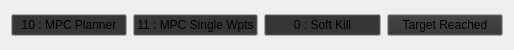
<?xml version="1.0" encoding="UTF-8"?>
<ui version="4.0">
 <class>Form</class>
 <widget class="QWidget" name="Form">
  <property name="geometry">
   <rect>
    <x>0</x>
    <y>0</y>
    <width>514</width>
    <height>50</height>
   </rect>
  </property>
  <property name="sizePolicy">
   <sizepolicy hsizetype="Expanding" vsizetype="Expanding">
    <horstretch>0</horstretch>
    <verstretch>0</verstretch>
   </sizepolicy>
  </property>
  <property name="minimumSize">
   <size>
    <width>310</width>
    <height>32</height>
   </size>
  </property>
  <property name="maximumSize">
   <size>
    <width>594</width>
    <height>50</height>
   </size>
  </property>
  <property name="palette">
   <palette>
    <active>
     <colorrole role="Button">
      <brush brushstyle="SolidPattern">
       <color alpha="255">
        <red>48</red>
        <green>48</green>
        <blue>48</blue>
       </color>
      </brush>
     </colorrole>
     <colorrole role="Light">
      <brush brushstyle="SolidPattern">
       <color alpha="255">
        <red>12</red>
        <green>167</green>
        <blue>17</blue>
       </color>
      </brush>
     </colorrole>
     <colorrole role="Midlight">
      <brush brushstyle="SolidPattern">
       <color alpha="255">
        <red>12</red>
        <green>167</green>
        <blue>17</blue>
       </color>
      </brush>
     </colorrole>
    </active>
    <inactive>
     <colorrole role="Button">
      <brush brushstyle="SolidPattern">
       <color alpha="255">
        <red>48</red>
        <green>48</green>
        <blue>48</blue>
       </color>
      </brush>
     </colorrole>
     <colorrole role="Light">
      <brush brushstyle="SolidPattern">
       <color alpha="255">
        <red>12</red>
        <green>167</green>
        <blue>17</blue>
       </color>
      </brush>
     </colorrole>
     <colorrole role="Midlight">
      <brush brushstyle="SolidPattern">
       <color alpha="255">
        <red>12</red>
        <green>167</green>
        <blue>17</blue>
       </color>
      </brush>
     </colorrole>
    </inactive>
    <disabled>
     <colorrole role="Button">
      <brush brushstyle="SolidPattern">
       <color alpha="255">
        <red>48</red>
        <green>48</green>
        <blue>48</blue>
       </color>
      </brush>
     </colorrole>
     <colorrole role="Light">
      <brush brushstyle="SolidPattern">
       <color alpha="255">
        <red>12</red>
        <green>167</green>
        <blue>17</blue>
       </color>
      </brush>
     </colorrole>
     <colorrole role="Midlight">
      <brush brushstyle="SolidPattern">
       <color alpha="255">
        <red>12</red>
        <green>167</green>
        <blue>17</blue>
       </color>
      </brush>
     </colorrole>
    </disabled>
   </palette>
  </property>
  <property name="windowTitle">
   <string>Enable Axis</string>
  </property>
  <property name="autoFillBackground">
   <bool>false</bool>
  </property>
  <layout class="QHBoxLayout" name="horizontalLayout_2">
   <item>
    <layout class="QHBoxLayout" name="horizontalLayout">
     <item>
      <widget class="QPushButton" name="mpcPlanner">
       <property name="minimumSize">
        <size>
         <width>0</width>
         <height>22</height>
        </size>
       </property>
       <property name="text">
        <string>10 : MPC Planner</string>
       </property>
       <property name="checkable">
        <bool>true</bool>
       </property>
       <property name="checked">
        <bool>true</bool>
       </property>
      </widget>
     </item>
     <item>
      <widget class="QPushButton" name="mpcSingleWpts">
       <property name="minimumSize">
        <size>
         <width>0</width>
         <height>22</height>
        </size>
       </property>
       <property name="text">
        <string>11 : MPC Single Wpts</string>
       </property>
       <property name="checkable">
        <bool>true</bool>
       </property>
       <property name="checked">
        <bool>true</bool>
       </property>
      </widget>
     </item>
     <item>
      <widget class="QPushButton" name="softKill">
       <property name="minimumSize">
        <size>
         <width>0</width>
         <height>22</height>
        </size>
       </property>
       <property name="text">
        <string>0 : Soft Kill</string>
       </property>
       <property name="checkable">
        <bool>true</bool>
       </property>
       <property name="checked">
        <bool>true</bool>
       </property>
      </widget>
     </item>
     <item>
      <widget class="QPushButton" name="targetReached">
       <property name="text">
        <string>Target Reached</string>
       </property>
      </widget>
     </item>
    </layout>
   </item>
  </layout>
 </widget>
 <resources/>
 <connections/>
</ui>
